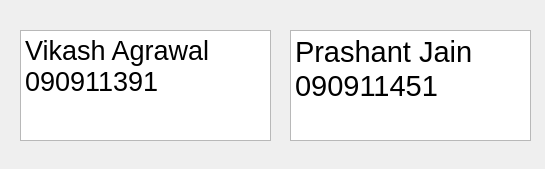
<?xml version="1.0" encoding="UTF-8"?>
<ui version="4.0">
 <class>Dialog</class>
 <widget class="QDialog" name="Dialog">
  <property name="geometry">
   <rect>
    <x>0</x>
    <y>0</y>
    <width>545</width>
    <height>169</height>
   </rect>
  </property>
  <property name="windowTitle">
   <string>Dialog</string>
  </property>
  <widget class="QTextBrowser" name="textVikash">
   <property name="geometry">
    <rect>
     <x>20</x>
     <y>30</y>
     <width>251</width>
     <height>111</height>
    </rect>
   </property>
   <property name="html">
    <string>&lt;!DOCTYPE HTML PUBLIC &quot;-//W3C//DTD HTML 4.0//EN&quot; &quot;http://www.w3.org/TR/REC-html40/strict.dtd&quot;&gt;
&lt;html&gt;&lt;head&gt;&lt;meta name=&quot;qrichtext&quot; content=&quot;1&quot; /&gt;&lt;style type=&quot;text/css&quot;&gt;
p, li { white-space: pre-wrap; }
&lt;/style&gt;&lt;/head&gt;&lt;body style=&quot; font-family:'Cantarell'; font-size:11pt; font-weight:400; font-style:normal;&quot;&gt;
&lt;p style=&quot; margin-top:0px; margin-bottom:0px; margin-left:0px; margin-right:0px; -qt-block-indent:0; text-indent:0px;&quot;&gt;&lt;span style=&quot; font-size:20pt;&quot;&gt;Vikash Agrawal&lt;/span&gt;&lt;/p&gt;
&lt;p style=&quot; margin-top:0px; margin-bottom:0px; margin-left:0px; margin-right:0px; -qt-block-indent:0; text-indent:0px;&quot;&gt;&lt;span style=&quot; font-size:20pt;&quot;&gt;090911391&lt;/span&gt;&lt;/p&gt;&lt;/body&gt;&lt;/html&gt;</string>
   </property>
  </widget>
  <widget class="QTextBrowser" name="textSaurabh">
   <property name="geometry">
    <rect>
     <x>290</x>
     <y>30</y>
     <width>241</width>
     <height>111</height>
    </rect>
   </property>
   <property name="html">
    <string>&lt;!DOCTYPE HTML PUBLIC &quot;-//W3C//DTD HTML 4.0//EN&quot; &quot;http://www.w3.org/TR/REC-html40/strict.dtd&quot;&gt;
&lt;html&gt;&lt;head&gt;&lt;meta name=&quot;qrichtext&quot; content=&quot;1&quot; /&gt;&lt;style type=&quot;text/css&quot;&gt;
p, li { white-space: pre-wrap; }
&lt;/style&gt;&lt;/head&gt;&lt;body style=&quot; font-family:'Cantarell'; font-size:11pt; font-weight:400; font-style:normal;&quot;&gt;
&lt;p style=&quot; margin-top:0px; margin-bottom:0px; margin-left:0px; margin-right:0px; -qt-block-indent:0; text-indent:0px;&quot;&gt;&lt;span style=&quot; font-size:22pt;&quot;&gt;Prashant Jain&lt;/span&gt;&lt;/p&gt;
&lt;p style=&quot; margin-top:0px; margin-bottom:0px; margin-left:0px; margin-right:0px; -qt-block-indent:0; text-indent:0px;&quot;&gt;&lt;span style=&quot; font-size:22pt;&quot;&gt;090911451&lt;/span&gt;&lt;/p&gt;&lt;/body&gt;&lt;/html&gt;</string>
   </property>
  </widget>
  <zorder>textSaurabh</zorder>
  <zorder>textVikash</zorder>
 </widget>
 <resources/>
 <connections/>
</ui>
